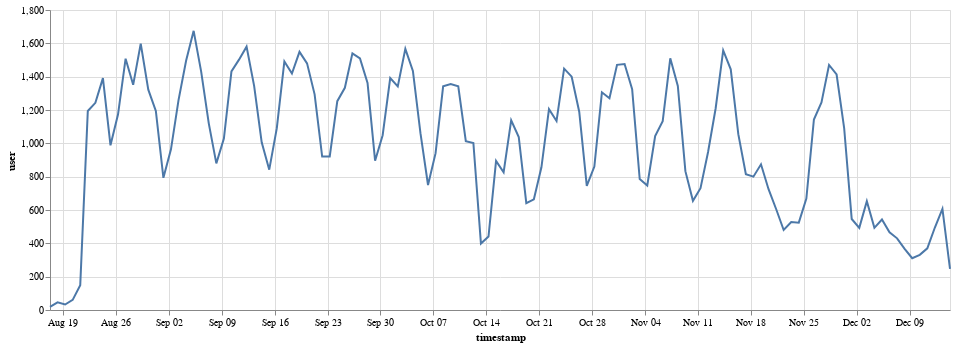

Write notebook code for a chart like this one.
### Code cell
alt.Chart(daily_active_users, width=900).mark_line().encode(
    x='timestamp',
    y='user'
)

### Figure 1 — Vega-Lite specification as saved in the notebook (floating-point values rounded to 4 significant figures)
{"$schema": "https://vega.github.io/schema/vega-lite/v2.6.0.json", "config": {"view": {"height": 300, "width": 400}}, "data": {"name": "data-6b9a4a41bb836c489c41dd534314b140"}, "datasets": {"data-6b9a4a41bb836c489c41dd534314b140": [{"timestamp": "2018-08-17T00:00:00-07:00", "user": 19}, {"timestamp": "2018-08-18T00:00:00-07:00", "user": 46}, {"timestamp": "2018-08-19T00:00:00-07:00", "user": 33}, {"timestamp": "2018-08-20T00:00:00-07:00", "user": 61}, {"timestamp": "2018-08-21T00:00:00-07:00", "user": 149}, {"timestamp": "2018-08-22T00:00:00-07:00", "user": 1194}, {"timestamp": "2018-08-23T00:00:00-07:00", "user": 1243}, {"timestamp": "2018-08-24T00:00:00-07:00", "user": 1391}, {"timestamp": "2018-08-25T00:00:00-07:00", "user": 988}, {"timestamp": "2018-08-26T00:00:00-07:00", "user": 1174}, {"timestamp": "2018-08-27T00:00:00-07:00", "user": 1508}, {"timestamp": "2018-08-28T00:00:00-07:00", "user": 1351}, {"timestamp": "2018-08-29T00:00:00-07:00", "user": 1598}, {"timestamp": "2018-08-30T00:00:00-07:00", "user": 1322}, {"timestamp": "2018-08-31T00:00:00-07:00", "user": 1194}, {"timestamp": "2018-09-01T00:00:00-07:00", "user": 793}, {"timestamp": "2018-09-02T00:00:00-07:00", "user": 964}, {"timestamp": "2018-09-03T00:00:00-07:00", "user": 1259}, {"timestamp": "2018-09-04T00:00:00-07:00", "user": 1495}, {"timestamp": "2018-09-05T00:00:00-07:00", "user": 1675}, {"timestamp": "2018-09-06T00:00:00-07:00", "user": 1429}, {"timestamp": "2018-09-07T00:00:00-07:00", "user": 1120}, {"timestamp": "2018-09-08T00:00:00-07:00", "user": 880}, {"timestamp": "2018-09-09T00:00:00-07:00", "user": 1028}, {"timestamp": "2018-09-10T00:00:00-07:00", "user": 1432}, {"timestamp": "2018-09-11T00:00:00-07:00", "user": 1502}, {"timestamp": "2018-09-12T00:00:00-07:00", "user": 1580}, {"timestamp": "2018-09-13T00:00:00-07:00", "user": 1345}, {"timestamp": "2018-09-14T00:00:00-07:00", "user": 1006}, {"timestamp": "2018-09-15T00:00:00-07:00", "user": 842}, {"timestamp": "2018-09-16T00:00:00-07:00", "user": 1091}, {"timestamp": "2018-09-17T00:00:00-07:00", "user": 1491}, {"timestamp": "2018-09-18T00:00:00-07:00", "user": 1419}, {"timestamp": "2018-09-19T00:00:00-07:00", "user": 1549}, {"timestamp": "2018-09-20T00:00:00-07:00", "user": 1480}, {"timestamp": "2018-09-21T00:00:00-07:00", "user": 1294}, {"timestamp": "2018-09-22T00:00:00-07:00", "user": 921}, {"timestamp": "2018-09-23T00:00:00-07:00", "user": 921}, {"timestamp": "2018-09-24T00:00:00-07:00", "user": 1253}, {"timestamp": "2018-09-25T00:00:00-07:00", "user": 1333}, {"timestamp": "2018-09-26T00:00:00-07:00", "user": 1540}, {"timestamp": "2018-09-27T00:00:00-07:00", "user": 1510}, {"timestamp": "2018-09-28T00:00:00-07:00", "user": 1362}, {"timestamp": "2018-09-29T00:00:00-07:00", "user": 896}, {"timestamp": "2018-09-30T00:00:00-07:00", "user": 1049}, {"timestamp": "2018-10-01T00:00:00-07:00", "user": 1392}, {"timestamp": "2018-10-02T00:00:00-07:00", "user": 1342}, {"timestamp": "2018-10-03T00:00:00-07:00", "user": 1567}, {"timestamp": "2018-10-04T00:00:00-07:00", "user": 1434}, {"timestamp": "2018-10-05T00:00:00-07:00", "user": 1061}, {"timestamp": "2018-10-06T00:00:00-07:00", "user": 750}, {"timestamp": "2018-10-07T00:00:00-07:00", "user": 941}, {"timestamp": "2018-10-08T00:00:00-07:00", "user": 1342}, {"timestamp": "2018-10-09T00:00:00-07:00", "user": 1356}, {"timestamp": "2018-10-10T00:00:00-07:00", "user": 1342}, {"timestamp": "2018-10-11T00:00:00-07:00", "user": 1013}, {"timestamp": "2018-10-12T00:00:00-07:00", "user": 1002}, {"timestamp": "2018-10-13T00:00:00-07:00", "user": 399}, {"timestamp": "2018-10-14T00:00:00-07:00", "user": 441}, {"timestamp": "2018-10-15T00:00:00-07:00", "user": 894}, {"timestamp": "2018-10-16T00:00:00-07:00", "user": 826}, {"timestamp": "2018-10-17T00:00:00-07:00", "user": 1138}, {"timestamp": "2018-10-18T00:00:00-07:00", "user": 1038}, {"timestamp": "2018-10-19T00:00:00-07:00", "user": 641}, {"timestamp": "2018-10-20T00:00:00-07:00", "user": 664}, {"timestamp": "2018-10-21T00:00:00-07:00", "user": 856}, {"timestamp": "2018-10-22T00:00:00-07:00", "user": 1205}, {"timestamp": "2018-10-23T00:00:00-07:00", "user": 1134}, {"timestamp": "2018-10-24T00:00:00-07:00", "user": 1448}, {"timestamp": "2018-10-25T00:00:00-07:00", "user": 1400}, {"timestamp": "2018-10-26T00:00:00-07:00", "user": 1190}, {"timestamp": "2018-10-27T00:00:00-07:00", "user": 745}, {"timestamp": "2018-10-28T00:00:00-07:00", "user": 861}, {"timestamp": "2018-10-29T00:00:00-07:00", "user": 1306}, {"timestamp": "2018-10-30T00:00:00-07:00", "user": 1270}, {"timestamp": "2018-10-31T00:00:00-07:00", "user": 1471}, {"timestamp": "2018-11-01T00:00:00-07:00", "user": 1476}, {"timestamp": "2018-11-02T00:00:00-07:00", "user": 1325}, {"timestamp": "2018-11-03T00:00:00-07:00", "user": 786}, {"timestamp": "2018-11-04T00:00:00-07:00", "user": 747}, {"timestamp": "2018-11-05T00:00:00-08:00", "user": 1044}, {"timestamp": "2018-11-06T00:00:00-08:00", "user": 1133}, {"timestamp": "2018-11-07T00:00:00-08:00", "user": 1510}, {"timestamp": "2018-11-08T00:00:00-08:00", "user": 1344}, {"timestamp": "2018-11-09T00:00:00-08:00", "user": 833}, {"timestamp": "2018-11-10T00:00:00-08:00", "user": 655}, {"timestamp": "2018-11-11T00:00:00-08:00", "user": 731}, {"timestamp": "2018-11-12T00:00:00-08:00", "user": 948}, {"timestamp": "2018-11-13T00:00:00-08:00", "user": 1209}, {"timestamp": "2018-11-14T00:00:00-08:00", "user": 1558}, {"timestamp": "2018-11-15T00:00:00-08:00", "user": 1444}, {"timestamp": "2018-11-16T00:00:00-08:00", "user": 1055}, {"timestamp": "2018-11-17T00:00:00-08:00", "user": 815}, {"timestamp": "2018-11-18T00:00:00-08:00", "user": 800}, {"timestamp": "2018-11-19T00:00:00-08:00", "user": 874}, {"timestamp": "2018-11-20T00:00:00-08:00", "user": 725}, {"timestamp": "2018-11-21T00:00:00-08:00", "user": 606}, {"timestamp": "2018-11-22T00:00:00-08:00", "user": 480}, {"timestamp": "2018-11-23T00:00:00-08:00", "user": 528}, {"timestamp": "2018-11-24T00:00:00-08:00", "user": 524}, {"timestamp": "2018-11-25T00:00:00-08:00", "user": 668}, {"timestamp": "2018-11-26T00:00:00-08:00", "user": 1143}, {"timestamp": "2018-11-27T00:00:00-08:00", "user": 1245}, {"timestamp": "2018-11-28T00:00:00-08:00", "user": 1470}, {"timestamp": "2018-11-29T00:00:00-08:00", "user": 1413}, {"timestamp": "2018-11-30T00:00:00-08:00", "user": 1092}, {"timestamp": "2018-12-01T00:00:00-08:00", "user": 546}, {"timestamp": "2018-12-02T00:00:00-08:00", "user": 493}, {"timestamp": "2018-12-03T00:00:00-08:00", "user": 653}, {"timestamp": "2018-12-04T00:00:00-08:00", "user": 493}, {"timestamp": "2018-12-05T00:00:00-08:00", "user": 543}, {"timestamp": "2018-12-06T00:00:00-08:00", "user": 466}, {"timestamp": "2018-12-07T00:00:00-08:00", "user": 430}, {"timestamp": "2018-12-08T00:00:00-08:00", "user": 367}, {"timestamp": "2018-12-09T00:00:00-08:00", "user": 311}, {"timestamp": "2018-12-10T00:00:00-08:00", "user": 331}, {"timestamp": "2018-12-11T00:00:00-08:00", "user": 370}, {"timestamp": "2018-12-12T00:00:00-08:00", "user": 495}, {"timestamp": "2018-12-13T00:00:00-08:00", "user": 607}, {"timestamp": "2018-12-14T00:00:00-08:00", "user": 247}]}, "encoding": {"x": {"field": "timestamp", "type": "temporal"}, "y": {"field": "user", "type": "quantitative"}}, "mark": "line", "width": 900}
